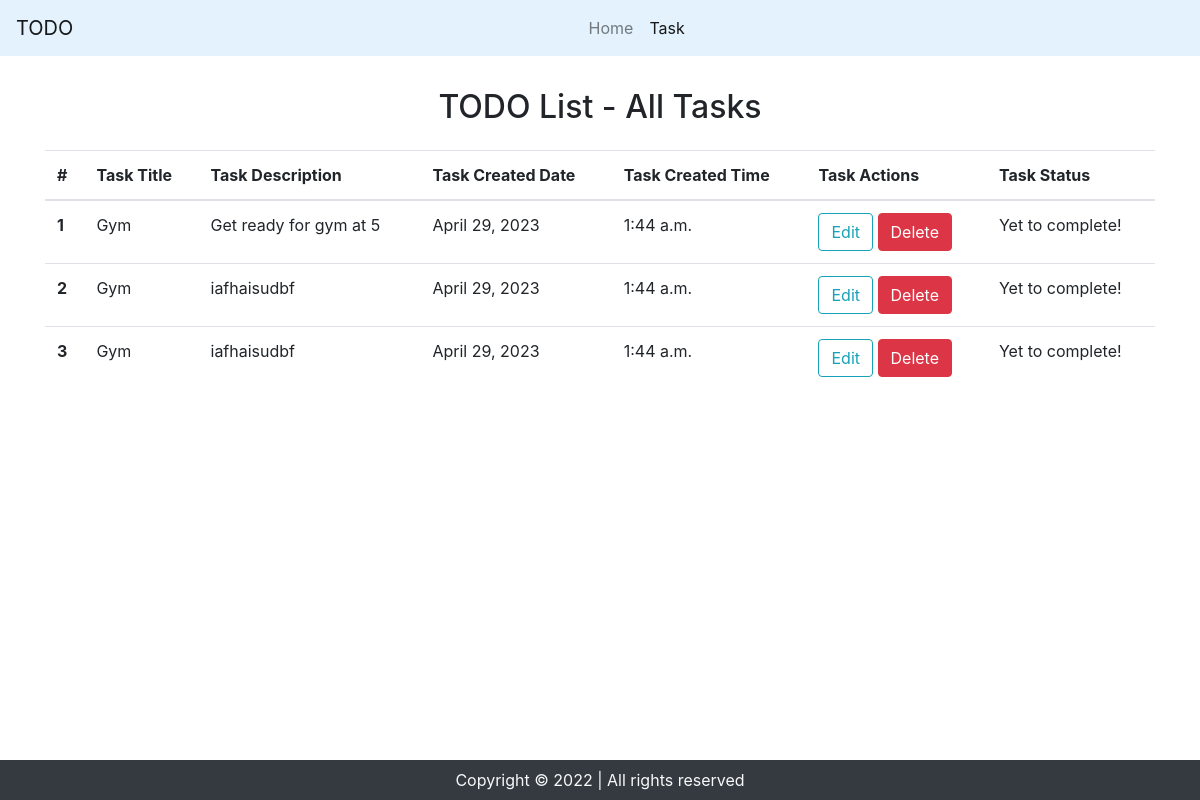
/tasks/, run on an earlier commit of the app's database.
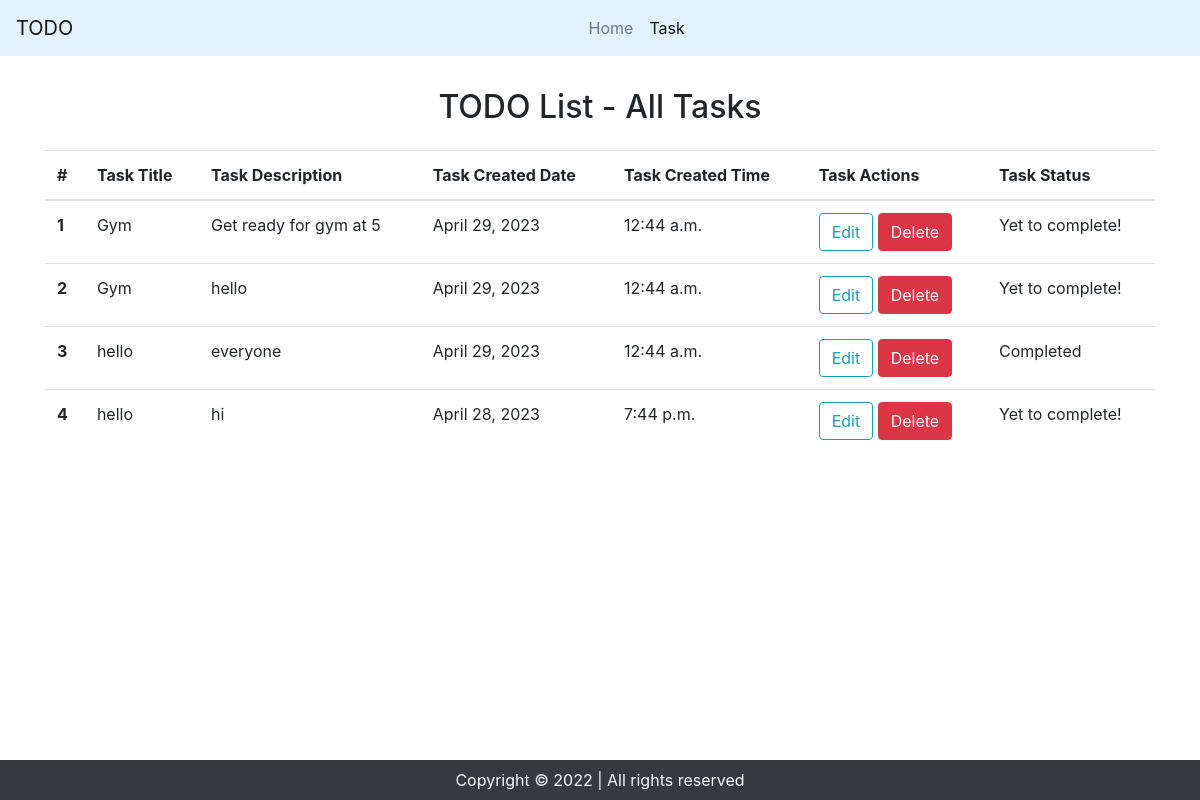
And on a later commit of the database.
### home/models.py (models this page shows, shortened)
class Task(models.Model):
    title=models.CharField(max_length=50)
    desc=models.TextField()
    complete = models.BooleanField(default=False)
    time=models.DateTimeField(default=datetime.utcnow)

### home/views.py (the view)
# urls.py: path('tasks/', views.tasks, name='tasks'),
def tasks(request):
    alltasks=models.Task.objects.all()
    context={'tasks':alltasks}
    return render(request, 'tasks.html', context)

### templates/tasks.html (shortened to what this page needs)
{% extends 'base.html' %}
{% block tasksactive %}active{% endblock tasksactive %}
{% block body %}
    <div class="container my-3">
        <h2 class="text-center py-3">TODO List - All Tasks</h2>
        <table class="table">
            <thead>
              <tr>
                <th scope="col">#</th>
                <th scope="col">Task Title</th>
                <th scope="col">Task Description</th>
                <th scope="col">Task Created Date</th>
                <th scope="col">Task Created Time</th>
                <th scope="col">Task Actions</th>
                <th scope="col">Task Status</th>
              </tr>
            </thead>
            <tbody>
                {% for task in tasks %}
                    <tr>
                        <th scope="row">{{forloop.counter}}</th>
                        <td>{{task.title}}</td>
                        <td>{{task.desc}}</td>
                        <td>{{task.time.date}}</td>
                        <td>{{task.time.time}}</td>
                        <td><button type="button" class="btn btn-outline-info" onclick="location.href='{% url 'edit' task.id %}'" value="{{task.id}}">Edit</button>
                          <button type="button" class="btn btn-danger" onclick="location.href='{% url 'delete' task.id %}'" value="{{task.id}}">Delete</button></td>
                        {% if task.complete %}
                        <td>Completed</td>
                        {% else %}
                        <td>Yet to complete!</td>
                        {% endif %}
                    </tr>
                {% endfor %}
            </tbody>
          </table>
    </div>
{% endblock body %}

### templates/base.html (shortened to what this page needs)
<!doctype html>
<html lang="en">
  {% load static %}
  <head>
    <link rel="stylesheet" href="https://cdn.jsdelivr.net/npm/bootstrap@4.0.0/dist/css/bootstrap.min.css">
  </head>
  <body>
    <nav class="navbar navbar-expand-lg navbar-light" style="background-color: #e3f2fd;">
        <a class="navbar-brand" href="#">TODO</a>
        <div class="collapse navbar-collapse" id="navbarSupportedContent">
          <ul class="navbar-nav mx-auto">
            <li class="nav-item {% block homeactive %}{% endblock homeactive %}">
              <a class="nav-link" href="/">Home <span class="sr-only">(current)</span></a>
            </li>
            <li class="nav-item {% block tasksactive %}{% endblock tasksactive %}">
              <a class="nav-link" href="/tasks">Task</a>
            </li>
        </ul>
        </div>
      </nav>
    {% block body %}
    {% endblock body %}
    <footer class="bg-dark text-light fixed-bottom">
        <p class="text-center py-2 my-0">
          Copyright &copy; 2022 | All rights reserved
        </p>
      </footer>
  </body>
</html>

What changed in the data, as far as the page shows it:
removed Task: title "Gym", desc "iafhaisudbf", time "April 29, 2023", time.time "1:44 a.m.", {{ task.id }} 5 (drawn), complete "Yet to complete!"
changed Task "Get ready for gym at 5": time.time "1:44 a.m." → "12:44 a.m."
changed Task (number 2 of 4 on the later page): desc "iafhaisudbf" → "hello"; time.time "1:44 a.m." → "12:44 a.m."
added Task: title "hello", desc "everyone", time "April 29, 2023", time.time "12:44 a.m.", {{ task.id }} 6 (drawn), complete "Completed"
added Task: title "hello", desc "hi", time "April 28, 2023", time.time "7:44 p.m.", {{ task.id }} 7 (drawn), complete "Yet to complete!"
